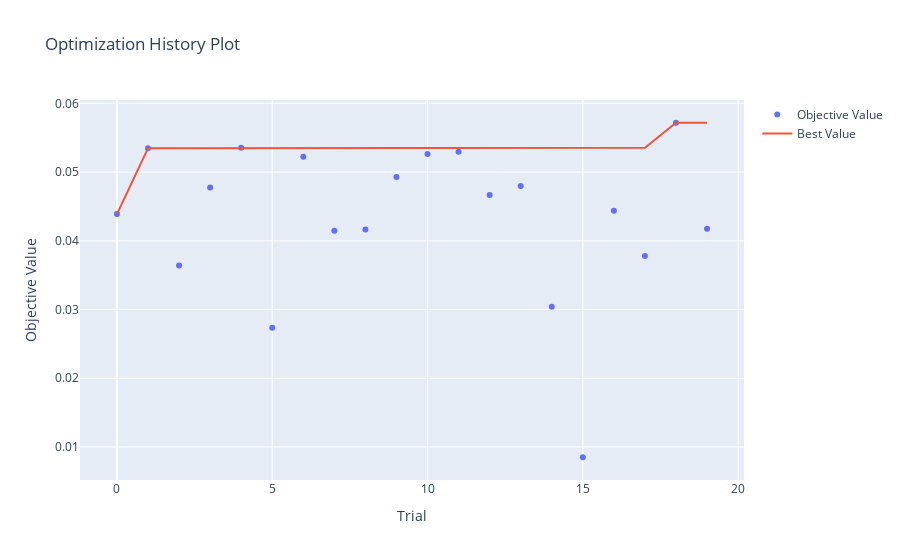
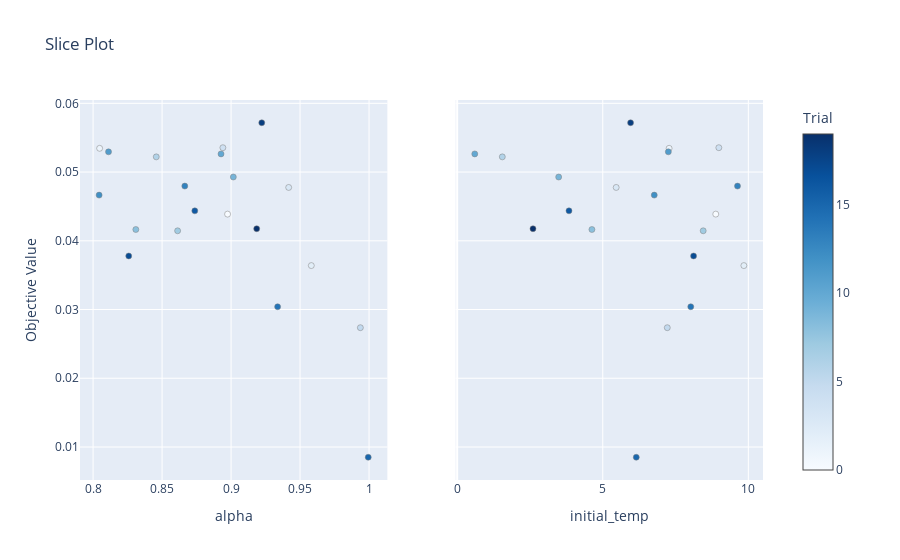

Here is the notebook cell these charts were saved with, in order:
### Code cell
# --- 0. CARGA DE DATOS ---
print("Cargando datos y generando grafo...")
df = CDP_0_SRC.get_dataframe()
G = CDP_0_SRC.crear_grafo(df)

# --- 1. CONFIGURACIÓN OPTUNA ---
optuna.logging.set_verbosity(optuna.logging.WARNING)

def calibrar_sa(G, k_calib, n_trials=20):
    """
    Calibra SA, guarda en BD para Dashboard y muestra gráficos.
    """
    print(f"--- Calibrando SA para k={k_calib} ---")
    
    def objective(trial):
        # 1. Parámetros
        init_temp = trial.suggest_float("initial_temp", 0.1, 10.0)
        alpha = trial.suggest_float("alpha", 0.80, 0.9999)
        
        # 2. Ejecutar (versión rápida 2000 evals)
        _, fitness = simulated_annealing_optimized(
            G, k=k_calib, max_evals=2000, 
            initial_temp=init_temp, alpha=alpha
        )
        return fitness

    # 3. Crear estudio CON ALMACENAMIENTO
    study = optuna.create_study(
        direction="maximize",
        storage="sqlite:///calibracion_cdp.db",  # Archivo BD
        study_name="calibracion_sa",            # Nombre único
        load_if_exists=True                     # Continuar si existe
    )
    
    study.optimize(objective, n_trials=n_trials)
    
    # 4. Visualización en Notebook
    print("Generando gráficos interactivos de SA...")
    try:
        fig1 = plot_optimization_history(study)
        fig1.show()
        fig2 = plot_slice(study)
        fig2.show()
    except Exception as e:
        print(f"No se pudieron generar gráficos interactivos: {e}")

    print(f"Mejores params SA: {study.best_params} -> Fit: {study.best_value:.4f}")
    return study.best_params

def calibrar_ga(G, k_calib, n_trials=20):
    """
    Calibra GA, guarda en BD para Dashboard.
    """
    print(f"--- Calibrando GA para k={k_calib} ---")
    
    def objective(trial):
        mutation_rate = trial.suggest_float("mutation_rate", 0.01, 0.5)
        
        _, fitness = genetic_algorithm_optimized(
            G, k=k_calib, pop_size=30, max_evals=2000, 
            mutation_rate=mutation_rate
        )
        return fitness

    # Crear estudio CON ALMACENAMIENTO
    study = optuna.create_study(
        direction="maximize",
        storage="sqlite:///calibracion_cdp.db",
        study_name="calibracion_ga",
        load_if_exists=True
    )
    
    study.optimize(objective, n_trials=n_trials)
    
    # Visualización simple GA
    try:
        fig = plot_optimization_history(study)
        fig.show()
    except: pass
    
    print(f"Mejores params GA: {study.best_params} -> Fit: {study.best_value:.4f}")
    return study.best_params

# --- 2. EJECUCIÓN DE CALIBRACIÓN ---
k_calibracion = 10 

# Borrar estudios previos si quieres empezar de cero
# optuna.delete_study(study_name="calibracion_sa", storage="sqlite:///calibracion_cdp.db")
# optuna.delete_study(study_name="calibracion_ga", storage="sqlite:///calibracion_cdp.db")

print(">>> INICIANDO CALIBRACIÓN <<<")
best_params_sa = calibrar_sa(G, k_calib=k_calibracion, n_trials=20)
best_params_ga = calibrar_ga(G, k_calib=k_calibracion, n_trials=20)


# --- 3. EXPERIMENTACIÓN FINAL ---
k_values = [2, 5, 10, 20, 50, 100] 
n_reps = 5 
max_evals = 100000 # 10^5 evals completo

results_data = []

print("\n>>> INICIANDO EXPERIMENTO FINAL <<<")

for k in k_values:
    print(f"--- Ejecurando para K={k} ---")
    for rep in range(n_reps):
        
        # A. Random Search
        start = time.time()
        rs_fit = random_search(G, k, max_evals)
        results_data.append({'Algorithm': 'Random Search', 'k': k, 'Fitness': rs_fit, 'Time': time.time()-start})
        
        # B. Constructive
        start = time.time()
        fm_const = FastModularity(G)
        fm_const.calculate_from_scratch({n:1 for n in G.nodes()})
        _, const_fit = randomized_constructive_greedy(G, k, fm_const)
        results_data.append({'Algorithm': 'Constructive', 'k': k, 'Fitness': const_fit, 'Time': time.time()-start})
        
        # C. Simulated Annealing
        start = time.time()
        _, sa_fit = simulated_annealing_optimized(
            G, k, max_evals, 
            initial_temp=best_params_sa["initial_temp"], 
            alpha=best_params_sa["alpha"]
        )
        results_data.append({'Algorithm': 'SA', 'k': k, 'Fitness': sa_fit, 'Time': time.time()-start})
        
        # D. Genetic Algorithm
        start = time.time()
        _, ga_fit = genetic_algorithm_optimized(
            G, k, 
            pop_size=50, 
            max_evals=max_evals, 
            mutation_rate=best_params_ga["mutation_rate"]
        )
        results_data.append({'Algorithm': 'GA', 'k': k, 'Fitness': ga_fit, 'Time': time.time()-start})

# --- 4. VISUALIZACIÓN FINAL ---
df_res = pd.DataFrame(results_data)

plt.figure(figsize=(12, 6))
sns.lineplot(data=df_res, x='k', y='Fitness', hue='Algorithm', marker='o')
plt.title('Comparación de Algoritmos (Modularidad vs K)')
plt.grid(True)
plt.show()

plt.figure(figsize=(12, 6))
sns.boxplot(data=df_res, x='Algorithm', y='Fitness')
plt.title('Distribución de Fitness por Algoritmo')
plt.show()

# Para ver resultados:
# 1- Instalar optuna-dashboard (py -m pip install optuna-dashboard)
# 2- Ejecutar código del notebook
# 3- Escribir [optuna-dashboard sqlite:///calibracion_cdp.db] en la terminal
# 4- Abrir el localhost que marque y ver resultados

### Figure 1 — Plotly figure (JSON) as saved in the notebook; plotly's stock layout.template omitted (floating-point values rounded to 4 significant figures)
{"data": [{"mode": "markers", "name": "Objective Value", "type": "scatter", "x": [0, 1, 2, 3, 4, 5, 6, 7, 8, 9, 10, 11, 12, 13, 14, 15, 16, 17, 18, 19], "y": [0.04388, 0.05345, 0.03639, 0.04776, 0.05355, 0.02736, 0.05221, 0.04145, 0.04164, 0.04928, 0.05264, 0.05294, 0.04664, 0.04796, 0.0304, 0.008507, 0.04436, 0.03779, 0.05717, 0.04176]}, {"mode": "lines", "name": "Best Value", "type": "scatter", "x": [0, 1, 2, 3, 4, 5, 6, 7, 8, 9, 10, 11, 12, 13, 14, 15, 16, 17, 18, 19], "y": [0.04388, 0.05345, 0.05345, 0.05345, 0.05355, 0.05355, 0.05355, 0.05355, 0.05355, 0.05355, 0.05355, 0.05355, 0.05355, 0.05355, 0.05355, 0.05355, 0.05355, 0.05355, 0.05717, 0.05717]}, {"marker": {"color": "#cccccc"}, "mode": "markers", "name": "Infeasible Trial", "showlegend": false, "type": "scatter", "x": [], "y": []}], "layout": {"title": {"text": "Optimization History Plot"}, "xaxis": {"title": {"text": "Trial"}}, "yaxis": {"title": {"text": "Objective Value"}}}}

### Figure 2 — Plotly figure (JSON) as saved in the notebook; plotly's stock layout.template omitted (floating-point values rounded to 4 significant figures)
{"data": [{"marker": {"color": [0, 1, 2, 3, 4, 5, 6, 7, 8, 9, 10, 11, 12, 13, 14, 15, 16, 17, 18, 19], "colorbar": {"title": {"text": "Trial"}, "x": 1, "xpad": 40}, "colorscale": [[0, "rgb(247,251,255)"], [0.125, "rgb(222,235,247)"], [0.25, "rgb(198,219,239)"], [0.375, "rgb(158,202,225)"], [0.5, "rgb(107,174,214)"], [0.625, "rgb(66,146,198)"], [0.75, "rgb(33,113,181)"], [0.875, "rgb(8,81,156)"], [1, "rgb(8,48,107)"]], "line": {"color": "Grey", "width": 0.5}, "showscale": true}, "mode": "markers", "name": "Feasible Trial", "showlegend": false, "type": "scatter", "x": [0.8975, 0.8047, 0.9582, 0.9417, 0.8941, 0.9937, 0.8458, 0.8613, 0.831, 0.9016, 0.8927, 0.8112, 0.8044, 0.8665, 0.9337, 0.9994, 0.8737, 0.8258, 0.9222, 0.9186], "xaxis": "x", "y": [0.04388, 0.05345, 0.03639, 0.04776, 0.05355, 0.02736, 0.05221, 0.04145, 0.04164, 0.04928, 0.05264, 0.05294, 0.04664, 0.04796, 0.0304, 0.008507, 0.04436, 0.03779, 0.05717, 0.04176], "yaxis": "y"}, {"marker": {"color": [0, 1, 2, 3, 4, 5, 6, 7, 8, 9, 10, 11, 12, 13, 14, 15, 16, 17, 18, 19], "colorbar": {"title": {"text": "Trial"}, "x": 1, "xpad": 40}, "colorscale": [[0, "rgb(247,251,255)"], [0.125, "rgb(222,235,247)"], [0.25, "rgb(198,219,239)"], [0.375, "rgb(158,202,225)"], [0.5, "rgb(107,174,214)"], [0.625, "rgb(66,146,198)"], [0.75, "rgb(33,113,181)"], [0.875, "rgb(8,81,156)"], [1, "rgb(8,48,107)"]], "line": {"color": "Grey", "width": 0.5}, "showscale": false}, "mode": "markers", "name": "Feasible Trial", "showlegend": false, "type": "scatter", "x": [8.882, 7.279, 9.847, 5.461, 8.987, 7.216, 1.55, 8.45, 4.628, 3.486, 0.6043, 7.252, 6.768, 9.628, 8.023, 6.151, 3.84, 8.119, 5.955, 2.603], "xaxis": "x2", "y": [0.04388, 0.05345, 0.03639, 0.04776, 0.05355, 0.02736, 0.05221, 0.04145, 0.04164, 0.04928, 0.05264, 0.05294, 0.04664, 0.04796, 0.0304, 0.008507, 0.04436, 0.03779, 0.05717, 0.04176], "yaxis": "y2"}], "layout": {"title": {"text": "Slice Plot"}, "xaxis": {"anchor": "y", "domain": [0, 0.45], "title": {"text": "alpha"}}, "xaxis2": {"anchor": "y2", "domain": [0.55, 1], "title": {"text": "initial_temp"}}, "yaxis": {"anchor": "x", "domain": [0, 1], "title": {"text": "Objective Value"}}, "yaxis2": {"anchor": "x2", "domain": [0, 1], "matches": "y", "showticklabels": false}}}
